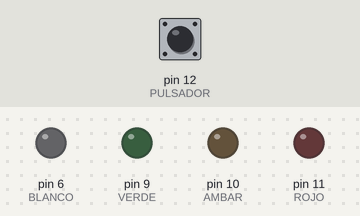
Bench run of a sketch on a simulated Arduino Uno, built with avr-gcc and run on an emulated ATmega328P. Parts: output pins drawn as LEDs (lit = HIGH). Dashed ring = blinking. Inputs (shaded band) come from the test bench; at power-on: pin 12 (PULSADOR) LOW.

Above: at 1.4 s.
1.5 s: pin 12 (PULSADOR) pulled HIGH for 0.35 s
At 1.66 s:
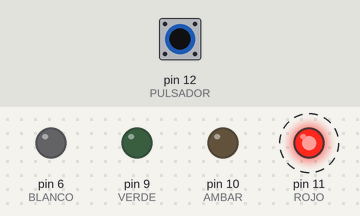
4.8 s: pin 12 (PULSADOR) pulled HIGH for 1 s
At 5.86 s:
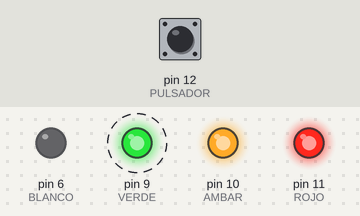
7.8 s: pin 12 (PULSADOR) pulled HIGH for 0.35 s
At 8.26 s:
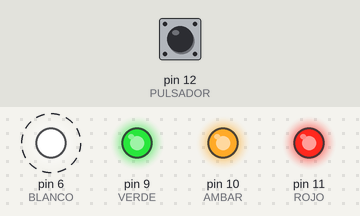
11.1 s: pin 12 (PULSADOR) pulled HIGH for 3.2 s
At 12.17 s:
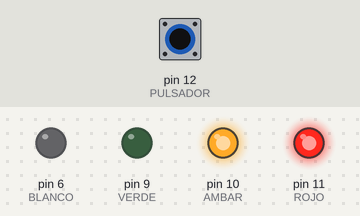
Timing chart, 0 to 16.8 s (numbered marks = the images above; inputs shaded):
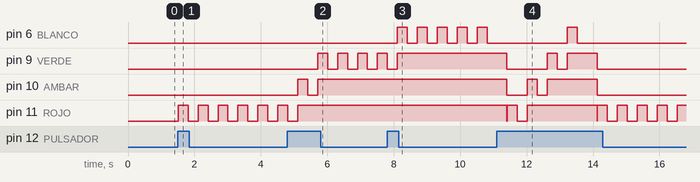

The sketch:

Ficha1_Code3.ino
```cpp
      const int ROJO = 11;
    const int AMBAR = 10;
    const int VERDE = 9;
    const int BLANCO = 6;
    const int PULSADOR = 12;


    void setup()
    {
    pinMode(ROJO, OUTPUT);      // pinMode es una funciÃ³n que define un pin como entrada o salida. Ponemos
    pinMode(AMBAR, OUTPUT);    // pinMode( [el pin sobre el que queremos actuar], INPUT (entrada) / OUTPUT (salida)
    pinMode(VERDE, OUTPUT);
    pinMode(BLANCO, OUTPUT);
    pinMode(PULSADOR, INPUT);
    }


    void loop()

    {
      int Pulso;
      int Veces=0;               // Variables que vamos a utilizar.
      int Vuelta = 300;          // Tiempo de parpadeo

      digitalWrite(ROJO, LOW);   // Primero dejamos todos los LED's apagados
      digitalWrite(AMBAR, LOW);
      digitalWrite(VERDE, LOW);
      digitalWrite(BLANCO, LOW);
      delay(10);


      while(Veces < 5) // El ciclo while funciona de tal manera que al hacer una acciÃ³n mientras la condiciÃ³n (este caso que "Veces" sea menor a 5)
                       // sea cierta. La variable "Veces" recoje las veces que se ha pulsado un pulsador.
      {
        Pulso = digitalRead(PULSADOR);  // Lo mismo de antes, solo que creamos la variable "Pulso" para guardar el valor leido del pulsador 2.
        if (Pulso == HIGH)                // Si pulsamos el pulsador 2...
          {Veces = Veces + 1;}           // A "Veces" le sumamos 1. La primera vez, como empieza de 0, hace "Veces = 0 + 1", la segunda vuelta, "Veces" serÃ¡ igual a 1
                                         // por lo tanto, harÃ¡ "Veces = 1 + 1", y tomarÃ¡ el valor 2.

       // Pero... Â¿cuÃ¡ndo acaba el bucle "while"? Esto se da cuando la condiciÃ³n que tiene (que "Veces" sea menor a 5) no se cumpla
       // (por ejemplo en "Veces" = 5, 6...). Lo que hace es inmediatamente salir de lo que tenga dentro (el "switch" con sus case).

       // "switch" es muy parecido a "if", solo que contempla mÃ¡s casos. Depende de la variable "Veces". Esto significa que
       // cuando "Veces" sea 0, el programa harÃ¡ lo que ponga en "case 0:" y saldrÃ¡, cuando "Veces" sea 1, harÃ¡ lo que mande case 1:
       // y saldrÃ¡... Hasta que la condiciÃ³n del "while" sea falsa.


          switch(Veces)
           {
           case 0:
               delay(Vuelta);
           break;

           case 1:
               digitalWrite(ROJO, HIGH);    // Encender y apagar el LED Rojo con un retardo.
               delay(Vuelta);
               digitalWrite(ROJO, LOW);
               delay(Vuelta);
            break;

            case 2:
               digitalWrite(ROJO, HIGH);    // Mantener encendido el LED Rojo y hacer parpadear el LED Ambar.
               digitalWrite(AMBAR, HIGH);
               delay(Vuelta);
               digitalWrite(AMBAR, LOW);
               delay(Vuelta);
            break;

            case 3:
               digitalWrite(ROJO, HIGH);   // Mantener el Rojo y Ambar y parpadear el Verde.
               digitalWrite(AMBAR, HIGH);
               digitalWrite(VERDE, HIGH);
               delay(Vuelta);
               digitalWrite(VERDE, LOW);
               delay(Vuelta);
            break;

            case 4:
               digitalWrite(ROJO, HIGH);   // Mantener, Rojo, Ambar y Verde y parpadear el Blanco.
               digitalWrite(AMBAR, HIGH);
               digitalWrite(VERDE, HIGH);
               digitalWrite(BLANCO, HIGH);
               delay(Vuelta);
               digitalWrite(BLANCO, LOW);
               delay(Vuelta);
            break;
            }
           }
      delay(Vuelta); // Reposo para que no salte inmediatamente.
      }
```

Measured:
- after the input at 1.5 s, pin 11 (ROJO): alternates HIGH for 0.30 s and LOW for 0.30 s, starting at once
- after the input at 4.8 s, pin 9 (VERDE): alternates HIGH for 0.30 s and LOW for 0.30 s, starting after 0.91 s; pin 10 (AMBAR): LOW → HIGH after 0.31 s, → LOW 0.30 s later, → HIGH 0.30 s later; pin 11 (ROJO): goes on until 5.1 s, then stays HIGH
- after the input at 7.8 s, pin 6 (BLANCO): alternates HIGH for 0.30 s and LOW for 0.30 s, starting after 0.31 s; pin 9 (VERDE): goes on until 8.1 s, then stays HIGH
- after the input at 11.1 s, pin 9 (VERDE): goes LOW 1.2 s, HIGH 0.30 s, LOW 0.30 s, HIGH 0.90 s, then LOW, starting after 0.31 s; pin 10 (AMBAR): goes LOW 0.61 s, HIGH 0.30 s, LOW 0.30 s, HIGH 1.5 s, then LOW, starting after 0.31 s
